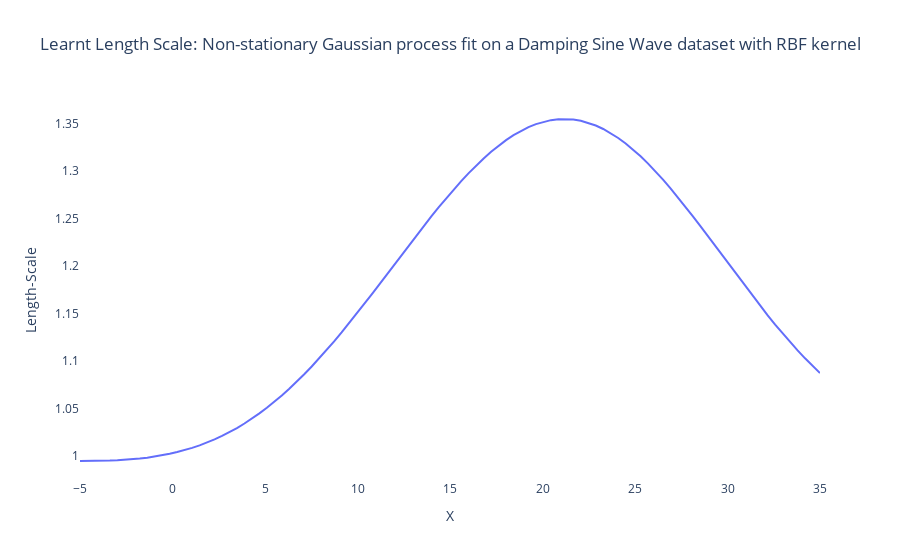

The code cell stored with this chart in its notebook:
### Code cell
fig = go.Figure()
fig = fig.add_trace(go.Scatter(x=X6_d_.ravel().flatten(), y=model.get_LS(X6_d_)[0].detach().flatten(),
                    mode= 'lines', name='Learnt Lengthscale'))
fig.update_layout(
    title_text='Learnt Length Scale: Non-stationary Gaussian process fit on a Damping Sine Wave dataset with RBF kernel', 
                title_x=0.5,
                xaxis_title="X",
                yaxis_title="Length-Scale",
                legend=dict(
    orientation="h", x=0, y=1.1),
    paper_bgcolor='rgb(255,255,255)',
    plot_bgcolor='rgb(255,255,255)'
                )
fig.show()
